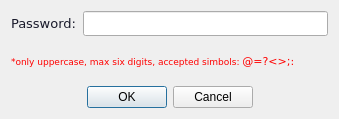
<?xml version="1.0" encoding="UTF-8"?>
<ui version="4.0">
 <class>Dialog</class>
 <widget class="QDialog" name="Dialog">
  <property name="geometry">
   <rect>
    <x>0</x>
    <y>0</y>
    <width>339</width>
    <height>119</height>
   </rect>
  </property>
  <property name="font">
   <font>
    <family>Verdana</family>
    <pointsize>10</pointsize>
   </font>
  </property>
  <property name="windowTitle">
   <string>Hide Pass</string>
  </property>
  <property name="windowIcon">
   <iconset>
    <normaloff>resources/hide_icon.png</normaloff>resources/hide_icon.png</iconset>
  </property>
  <property name="styleSheet">
   <string notr="true">QLabel#label_2{
	color: rgb(231, 34, 88);
	font: 10pt &quot;Verdana&quot;;
}
QLineEdit{
	color: rgb(231, 34, 88);
	font: 10pt &quot;Verdana&quot;;
	text-transform: uppercase;
}</string>
  </property>
  <layout class="QVBoxLayout" name="verticalLayout">
   <property name="sizeConstraint">
    <enum>QLayout::SetMinimumSize</enum>
   </property>
   <item>
    <layout class="QHBoxLayout" name="horizontalLayout" stretch="0,0">
     <property name="sizeConstraint">
      <enum>QLayout::SetMinimumSize</enum>
     </property>
     <item>
      <widget class="QLabel" name="label_2">
       <property name="font">
        <font>
         <family>Verdana</family>
         <pointsize>10</pointsize>
         <weight>50</weight>
         <italic>false</italic>
         <bold>false</bold>
        </font>
       </property>
       <property name="text">
        <string>&lt;html&gt;&lt;head/&gt;&lt;body&gt;&lt;p&gt;&lt;span style=&quot; color:#191a2b;&quot;&gt;Password:&lt;/span&gt;&lt;/p&gt;&lt;/body&gt;&lt;/html&gt;</string>
       </property>
      </widget>
     </item>
     <item>
      <widget class="QLineEdit" name="passLine">
       <property name="maxLength">
        <number>6</number>
       </property>
      </widget>
     </item>
    </layout>
   </item>
   <item>
    <widget class="QLabel" name="label">
     <property name="font">
      <font>
       <family>Verdana</family>
       <pointsize>7</pointsize>
      </font>
     </property>
     <property name="text">
      <string>&lt;!DOCTYPE HTML PUBLIC &quot;-//W3C//DTD HTML 4.0//EN&quot; &quot;http://www.w3.org/TR/REC-html40/strict.dtd&quot;&gt;
&lt;html&gt;&lt;head&gt;&lt;meta name=&quot;qrichtext&quot; content=&quot;1&quot; /&gt;&lt;style type=&quot;text/css&quot;&gt;
p, li { white-space: pre-wrap; }
&lt;/style&gt;&lt;/head&gt;&lt;body style=&quot; font-family:'Verdana'; font-size:7pt; font-weight:400; font-style:normal;&quot;&gt;
&lt;p style=&quot; margin-top:12px; margin-bottom:12px; margin-left:0px; margin-right:0px; -qt-block-indent:0; text-indent:0px;&quot;&gt;&lt;span style=&quot; color:#ff0000;&quot;&gt;*only uppercase, max six digits, accepted simbols: &lt;/span&gt;&lt;span style=&quot; font-size:8pt; color:#ff0000;&quot;&gt;@=?&amp;lt;&amp;gt;;:&lt;/span&gt;&lt;/p&gt;&lt;/body&gt;&lt;/html&gt;</string>
     </property>
    </widget>
   </item>
   <item>
    <widget class="QDialogButtonBox" name="buttonBox">
     <property name="cursor">
      <cursorShape>PointingHandCursor</cursorShape>
     </property>
     <property name="orientation">
      <enum>Qt::Horizontal</enum>
     </property>
     <property name="standardButtons">
      <set>QDialogButtonBox::Cancel|QDialogButtonBox::Ok</set>
     </property>
     <property name="centerButtons">
      <bool>true</bool>
     </property>
    </widget>
   </item>
  </layout>
 </widget>
 <resources/>
 <connections>
  <connection>
   <sender>buttonBox</sender>
   <signal>accepted()</signal>
   <receiver>Dialog</receiver>
   <slot>accept()</slot>
   <hints>
    <hint type="sourcelabel">
     <x>248</x>
     <y>254</y>
    </hint>
    <hint type="destinationlabel">
     <x>157</x>
     <y>274</y>
    </hint>
   </hints>
  </connection>
  <connection>
   <sender>buttonBox</sender>
   <signal>rejected()</signal>
   <receiver>Dialog</receiver>
   <slot>reject()</slot>
   <hints>
    <hint type="sourcelabel">
     <x>316</x>
     <y>260</y>
    </hint>
    <hint type="destinationlabel">
     <x>286</x>
     <y>274</y>
    </hint>
   </hints>
  </connection>
 </connections>
</ui>
